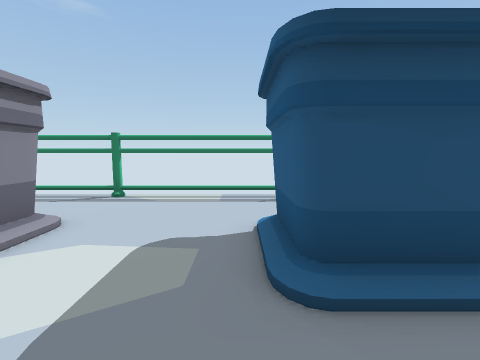
View 1 (above)

20 first-person views from a walk through a 3-D level made in the Unity game engine. The camera is 1.2 m above the floor, tilts 6° down and sees 85° across. The floor is counted in squares, 1 m on a side. Each view is taken from the middle of a square. On the plan, view 1 faces up. The plan holds only what a view shows up to about 12 squares ahead; the rest is blank. The place goes on beyond the plan.

View 2
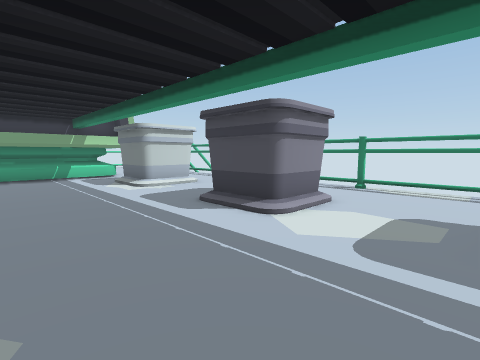

View 3
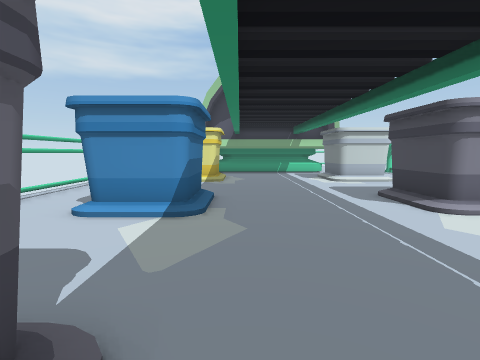

View 4
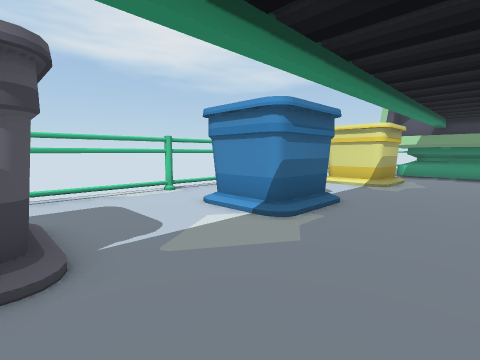

View 5
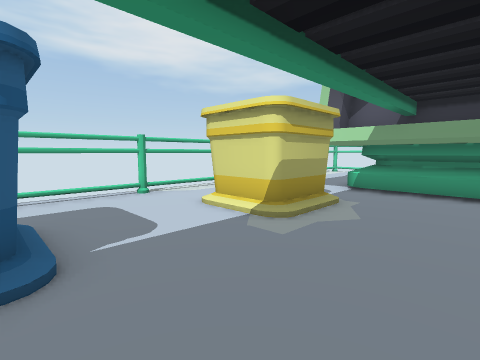

View 6
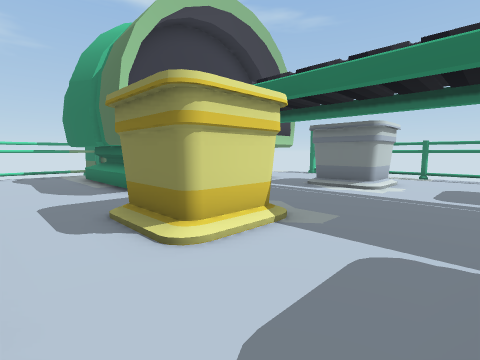

View 7
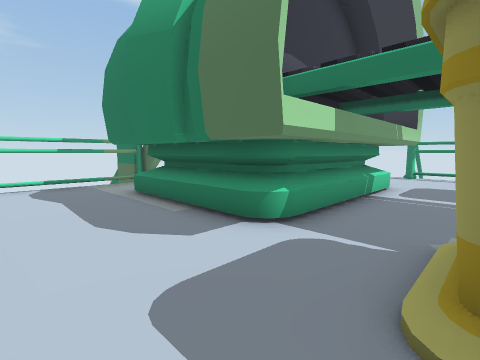

View 8
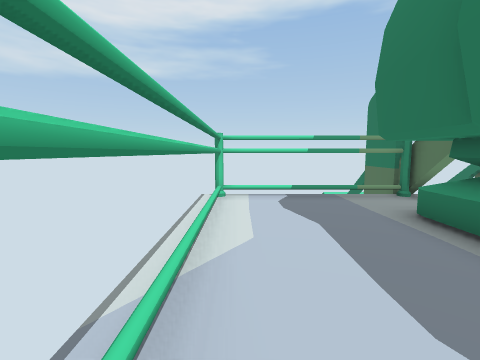

View 9
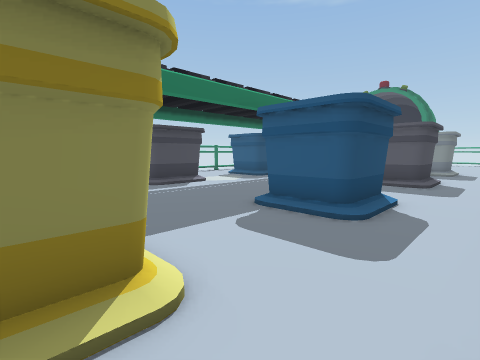

View 10
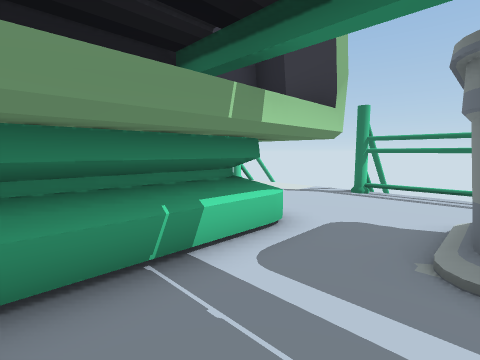

View 11
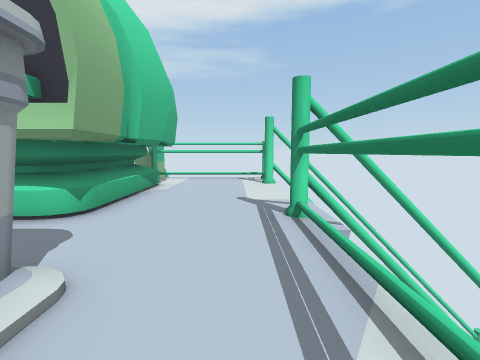

View 12
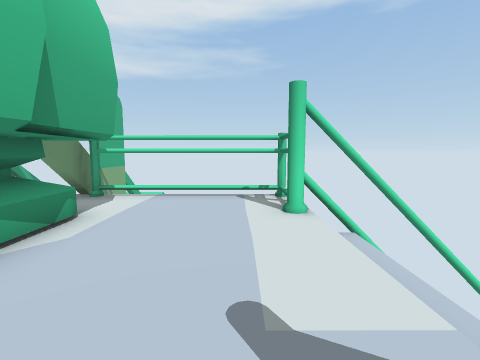

View 13
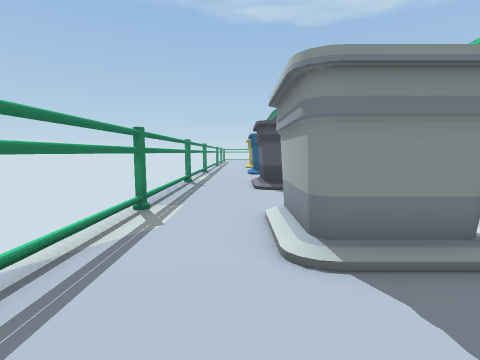

View 14
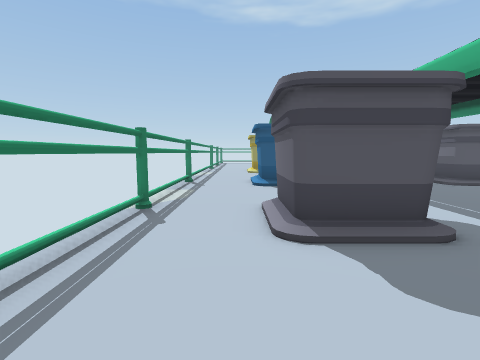

View 15
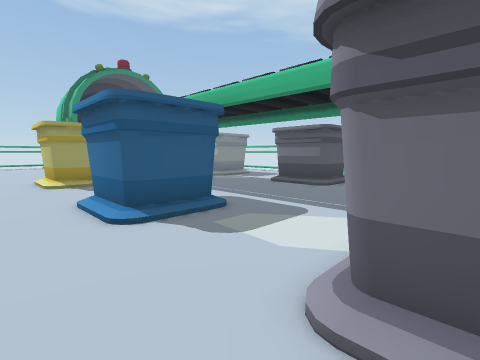

View 16
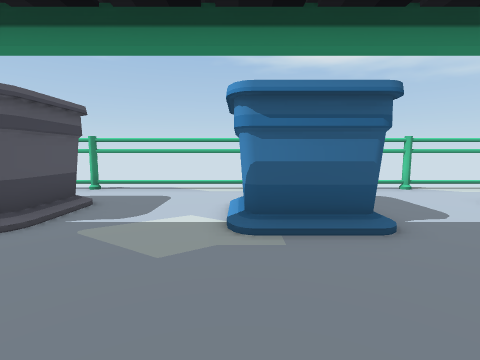

View 17
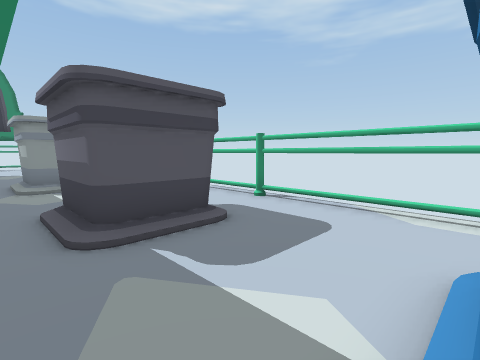

View 18
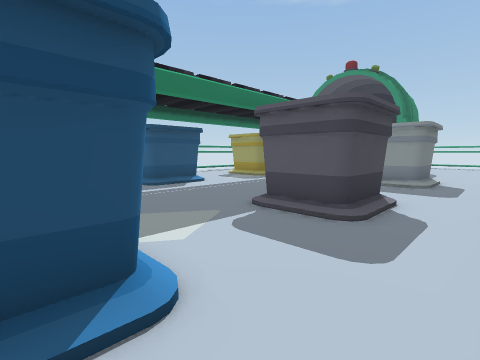

View 19
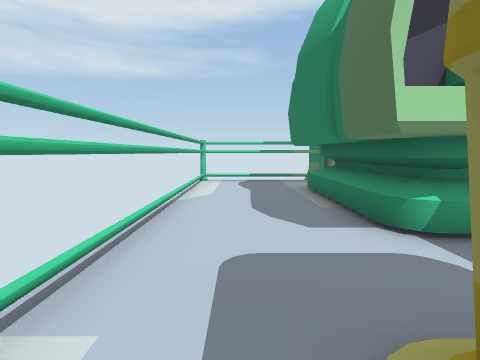

View 20
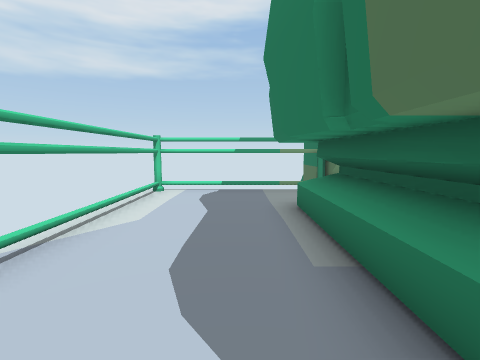

### Floor plan
Key: @ floor where view 1 was taken; # wall or solid block; x gap in a wall; . main floor; - floor 0.5 m lower than the main floor; v drop or lower ground; O other object.
Columns run from 21 left of view 1 to 3 right of it. Each row starts with its distance up from view 1.
 10   v    #
  9   #    #
  8   x----x
  7 ###....#################
  6 #........................
  5 #........................
  4 #.........###...###...OOO
  3 #.#######.###...# #...O
  2 ####   ##.###...###...OOO
  1         #................
  0         #............@...
 -1         #................
 -2 ###     #................
 -3 #.##   ##.###...###...OOO
 -4 #.#######.###...###...O
 -5 #.........###...###...OOO
 -6 #........................
 -7 #........................
 -8 #########################

Where each view was taken, in squares from view 1:
view 1: 0 up, 0 right, facing up
view 2: 2 down, 0 right, facing up-left
view 3: 2 down, 2 right, facing left
view 4: 0 up, 1 right, facing down-left
view 5: 0 up, 5 left, facing down-left
view 6: 7 down, 6 left, facing up-left
view 7: 7 down, 11 left, facing up-left
view 8: 7 down, 14 left, facing left
view 9: 7 down, 10 left, facing up-right
view 10: 1 down, 11 left, facing up-left
view 11: 6 up, 9 left, facing left
view 12: 6 up, 14 left, facing left
view 13: 5 up, 14 left, facing right
view 14: 5 up, 9 left, facing right
view 15: 6 up, 4 left, facing down-right
view 16: 1 up, 3 left, facing down
view 17: 2 down, 3 left, facing down-right
view 18: 7 down, 4 left, facing up-right
view 19: 6 down, 10 left, facing left
view 20: 5 down, 13 left, facing left
